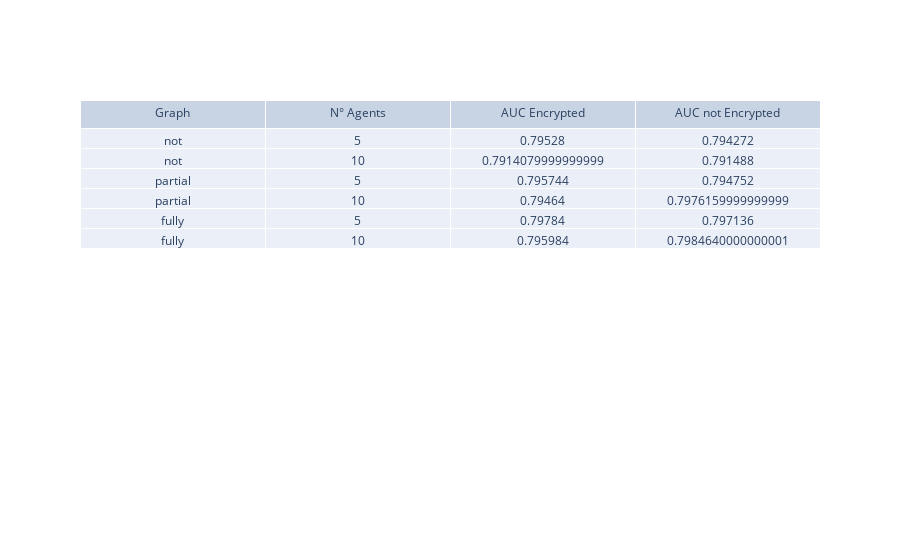

Notebook cell for this chart:
### Markdown cell above
### AUC

### Code cell
auc = pd.read_csv('/home/simone/PycharmProjects/cPDS/logs/Data5/auc.csv', names=['nodes', 'graph', 'auc'])

auc['enc'] = 0
for index, row in auc.iterrows():
    if index%2==0:
        auc['enc'].iloc[index] = 'y'
    else:
        auc['enc'].iloc[index] = 'n'


auc_not_n = auc[(auc['graph']==0.1) & (auc['enc']=='n')].copy()
auc_partial_n = auc[(auc['graph']==0.5) & (auc['enc']=='n')].copy()
auc_fully_n = auc[(auc['graph']==1) & (auc['enc']=='n')].copy()

auc_not_n.rename(columns={"auc": "auc_n"}, inplace=True)
auc_partial_n.rename(columns={"auc": "auc_n"}, inplace=True)
auc_fully_n.rename(columns={"auc": "auc_n"}, inplace=True)

auc_not_y = auc[(auc['graph']==0.1) & (auc['enc']=='y')].copy()
auc_partial_y = auc[(auc['graph']==0.5) & (auc['enc']=='y')].copy()
auc_fully_y = auc[(auc['graph']==1) & (auc['enc']=='y')].copy()

auc_not_y['auc_n'] = auc_not_n['auc_n'].values
auc_partial_y['auc_n'] = auc_partial_n['auc_n'].values
auc_fully_y['auc_n'] = auc_fully_n['auc_n'].values


frames = [auc_not_y, auc_partial_y, auc_fully_y]
result = pd.concat(frames)

result.loc[result['graph'] == 0.1, 'graph'] = 'not'
result.loc[result['graph'] == 0.5, 'graph'] = 'partial'
result.loc[result['graph'] == 1, 'graph'] = 'fully'

fig = go.Figure(data=[go.Table(header=dict(values=['Graph', 'N° Agents', 'AUC Encrypted', 'AUC not Encrypted']),
                               cells=dict(values=[result['graph'], result['nodes'], result['auc'], result['auc_n']]))])
fig.show()

### Figure 1 — Plotly figure (JSON) as saved in the notebook; plotly's stock layout.template omitted (floating-point values rounded to 4 significant figures)
{"data": [{"cells": {"values": [["not", "not", "partial", "partial", "fully", "fully"], [5, 10, 5, 10, 5, 10], [0.7953, 0.7914, 0.7957, 0.7946, 0.7978, 0.796], [0.7943, 0.7915, 0.7948, 0.7976, 0.7971, 0.7985]]}, "header": {"values": ["Graph", "N° Agents", "AUC Encrypted", "AUC not Encrypted"]}, "type": "table"}], "layout": {}}
